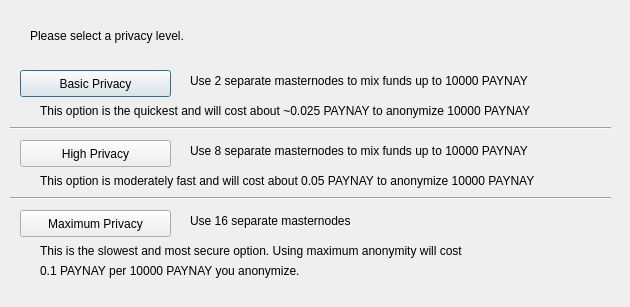
<?xml version="1.0" encoding="UTF-8"?>
<ui version="4.0">
 <class>ObfuscationConfig</class>
 <widget class="QDialog" name="ObfuscationConfig">
  <property name="geometry">
   <rect>
    <x>0</x>
    <y>0</y>
    <width>630</width>
    <height>307</height>
   </rect>
  </property>
  <property name="windowTitle">
   <string>Configure Obfuscation</string>
  </property>
  <widget class="QPushButton" name="buttonBasic">
   <property name="geometry">
    <rect>
     <x>20</x>
     <y>70</y>
     <width>151</width>
     <height>27</height>
    </rect>
   </property>
   <property name="text">
    <string>Basic Privacy</string>
   </property>
  </widget>
  <widget class="QPushButton" name="buttonHigh">
   <property name="geometry">
    <rect>
     <x>20</x>
     <y>140</y>
     <width>151</width>
     <height>27</height>
    </rect>
   </property>
   <property name="text">
    <string>High Privacy</string>
   </property>
  </widget>
  <widget class="QPushButton" name="buttonMax">
   <property name="geometry">
    <rect>
     <x>20</x>
     <y>210</y>
     <width>151</width>
     <height>27</height>
    </rect>
   </property>
   <property name="text">
    <string>Maximum Privacy</string>
   </property>
  </widget>
  <widget class="QLabel" name="label">
   <property name="geometry">
    <rect>
     <x>30</x>
     <y>20</y>
     <width>571</width>
     <height>31</height>
    </rect>
   </property>
   <property name="text">
    <string>Please select a privacy level.</string>
   </property>
  </widget>
  <widget class="QLabel" name="label_2">
   <property name="geometry">
    <rect>
     <x>190</x>
     <y>70</y>
     <width>421</width>
     <height>21</height>
    </rect>
   </property>
   <property name="text">
    <string>Use 2 separate masternodes to mix funds up to 10000 PAYNAY</string>
   </property>
  </widget>
  <widget class="QLabel" name="label_3">
   <property name="geometry">
    <rect>
     <x>190</x>
     <y>140</y>
     <width>411</width>
     <height>21</height>
    </rect>
   </property>
   <property name="text">
    <string>Use 8 separate masternodes to mix funds up to 10000 PAYNAY</string>
   </property>
  </widget>
  <widget class="QLabel" name="label_4">
   <property name="geometry">
    <rect>
     <x>190</x>
     <y>210</y>
     <width>421</width>
     <height>21</height>
    </rect>
   </property>
   <property name="text">
    <string>Use 16 separate masternodes</string>
   </property>
  </widget>
  <widget class="QLabel" name="label_6">
   <property name="geometry">
    <rect>
     <x>40</x>
     <y>100</y>
     <width>561</width>
     <height>21</height>
    </rect>
   </property>
   <property name="text">
    <string>This option is the quickest and will cost about ~0.025 PAYNAY to anonymize 10000 PAYNAY</string>
   </property>
  </widget>
  <widget class="QLabel" name="label_7">
   <property name="geometry">
    <rect>
     <x>40</x>
     <y>170</y>
     <width>561</width>
     <height>21</height>
    </rect>
   </property>
   <property name="text">
    <string>This option is moderately fast and will cost about 0.05 PAYNAY to anonymize 10000 PAYNAY</string>
   </property>
  </widget>
  <widget class="QLabel" name="label_8">
   <property name="geometry">
    <rect>
     <x>40</x>
     <y>240</y>
     <width>561</width>
     <height>21</height>
    </rect>
   </property>
   <property name="text">
    <string>This is the slowest and most secure option. Using maximum anonymity will cost</string>
   </property>
  </widget>
  <widget class="QLabel" name="label_9">
   <property name="geometry">
    <rect>
     <x>40</x>
     <y>260</y>
     <width>561</width>
     <height>21</height>
    </rect>
   </property>
   <property name="text">
    <string>0.1 PAYNAY per 10000 PAYNAY you anonymize.</string>
   </property>
  </widget>
  <widget class="Line" name="line">
   <property name="geometry">
    <rect>
     <x>10</x>
     <y>120</y>
     <width>601</width>
     <height>16</height>
    </rect>
   </property>
   <property name="orientation">
    <enum>Qt::Horizontal</enum>
   </property>
  </widget>
  <widget class="Line" name="line_2">
   <property name="geometry">
    <rect>
     <x>10</x>
     <y>190</y>
     <width>601</width>
     <height>16</height>
    </rect>
   </property>
   <property name="orientation">
    <enum>Qt::Horizontal</enum>
   </property>
  </widget>
 </widget>
 <resources/>
 <connections/>
</ui>
